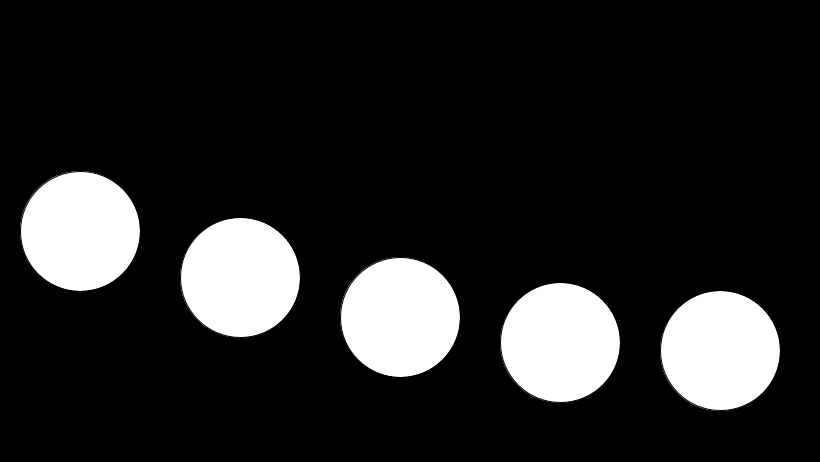
Frame 1 (no input)
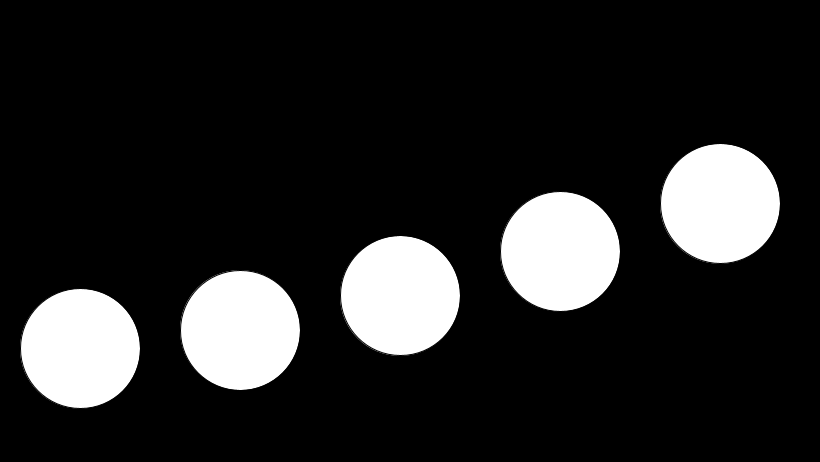
Frame 60 (the mouse pressed at the canvas centre just before this capture)
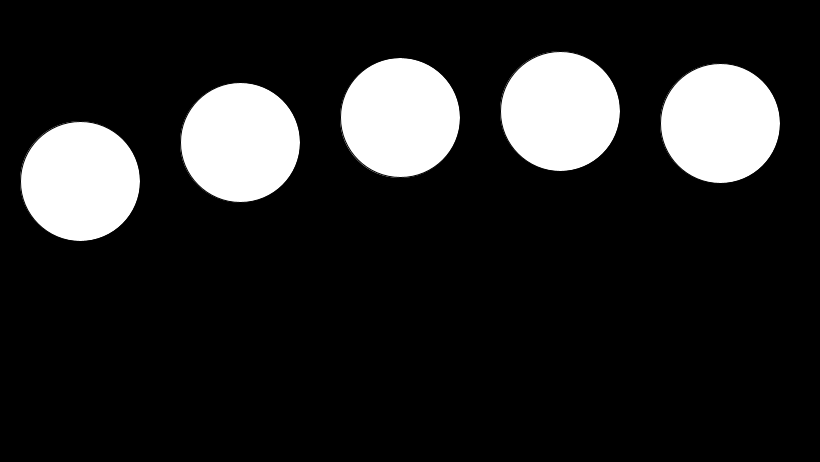
Frame 120 (the mouse held since frame 60 and released just before this capture)

The Processing sketch that drew these frames (run headless with seeded random() and noise(); from frame 60 on, the mouse is pressed at the canvas centre):

// Processing sketch: code_07_22
// ── code_07_22.pde
float angle = 0.0;
float offset = 231;
float scalar = 120;
float speed = 0.03;
float paso = 160;
float x = 80;
float d = 120;

void setup() {
  size(820, 462);
}
void draw() {
  background(0);
  float y1 = offset + sin(angle) * scalar;
  float y2 = offset + sin(angle + 0.4) * scalar;
  float y3 = offset + sin(angle + 0.8) * scalar;
  float y4 = offset + sin(angle + 1.2) * scalar;
  float y5 = offset + sin(angle + 1.6) * scalar;

  ellipse(x, y1, d, d);
  ellipse(x+paso, y2, d, d);
  ellipse(x+(paso*2), y3, d, d);
  ellipse(x+(paso*3), y4, d, d);
  ellipse(x+(paso*4), y5, d, d);
  angle += speed;
}
